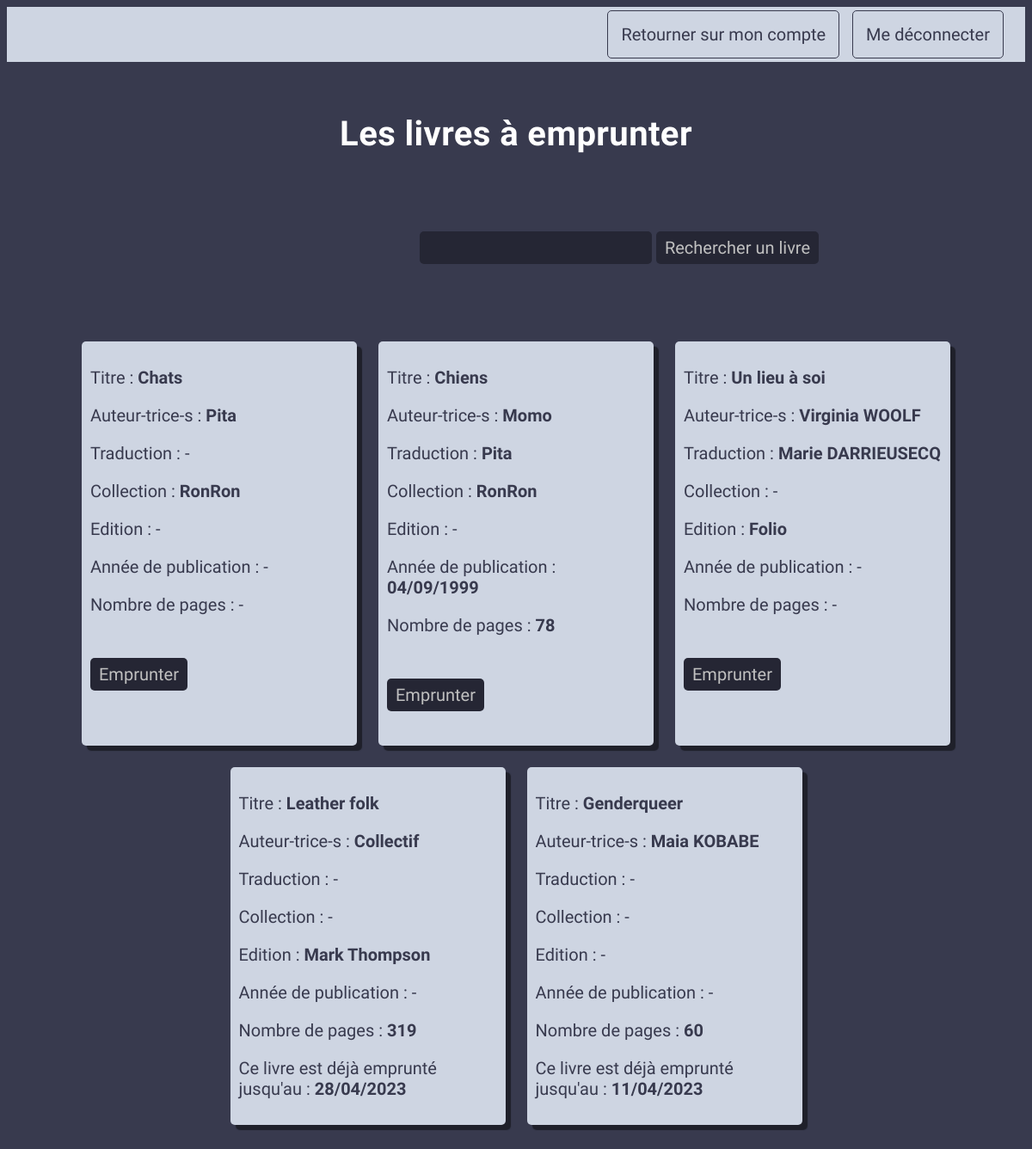
The app's page /list-books.php (signed in) with its own data.
### tables this page shows
CREATE TABLE books (
    id INTEGER PRIMARY KEY AUTOINCREMENT,
    title TEXT NOT NULL,
    author TEXT NOT NULL,
    translator TEXT,
    collection TEXT,
    edition TEXT,
    publication DATE,
    pages INTEGER
, email TEXT NOT NULL, available INTEGER NOT NULL);

### list-books.php (the view, shortened to what this page needs)
<?php
require 'head.php';
?>
<?php
if ($_SESSION['user']) :
?>
    <nav>
        <p><a href="my-account.php">Retourner sur mon compte</a></p>
        <p><a href="logout.php">Me déconnecter</a></p>
    </nav>
    <h1>Les livres à emprunter</h1>
    <?php
    $pdo = new PDO('sqlite:database.sqlite', null, null, [
        PDO::ATTR_ERRMODE => PDO::ERRMODE_EXCEPTION,
        PDO::ATTR_DEFAULT_FETCH_MODE => PDO::FETCH_OBJ
    ]);
    ?>
    <section>
        <form action="" method="POST">
            <input type="text" name="search" />
            <input type="submit" value="Rechercher un livre" />
        </form>
    </section>
    <section>
        <?php
        $search = $pdo->prepare('SELECT * FROM books');
        $search->execute();
        $all_books = $search->fetchAll();
        ?>
        <?php foreach ($all_books as $all_book) :
            if ($all_book->available == 1) : ?>
                <article class="book-card">
                    <p>Titre : <strong><?php echo $all_book->title ?></strong></p>
                    <p>Auteur-trice-s : <strong><?php echo $all_book->author ?></strong></p>
                    <p>Traduction :
                        <?php $translator = $all_book->translator ? "<strong>$all_book->translator</strong>" : "-";
                        echo  $translator; ?>
                    </p>
                    <p>Collection :
                        <?php $collection = $all_book->collection ? "<strong>$all_book->collection</strong>" : "-";
                        echo  $collection; ?>
                    </p>
                    <p>Edition :
                        <?php $edition = $all_book->edition ? "<strong>$all_book->edition</strong>" : "-";
                        echo  $edition; ?>
                    </p>
                    <p>Année de publication :
                        <?php $publication = $all_book->publication ? "<strong>$all_book->publication</strong>" : "-";
                        echo  $publication; ?>
                    </p>
                    <p>Nombre de pages :
                        <?php $pages = $all_book->pages ? "<strong>$all_book->pages</strong>" : "-";
                        echo  $pages; ?>
                    </p>
                    <?php
                    $email = $_SESSION['user']->email;
                    $search = $pdo->prepare('SELECT * FROM borrowed_books WHERE email = :email');
                    $search->execute([
                        'email' => $email
                    ]);
                    $results = $search->fetchAll();
                    $count = count($results);
                    if ($count < 3) :
                    ?>
                        <form action="borrow.php" method="POST">
                            <input type="submit" value="Emprunter" />
                        </form>
                    <?php else : ?>
                        <p>Vous avez déjà 3 ouvrages en cours d'emprunt</p>
                    <?php endif; ?>
                </article>
            <?php endif; ?>
        <?php endforeach; ?>
        <?php
        $query = $pdo->prepare('SELECT books.id, books.title, books.author, books.translator, books.collection, books.edition, books.publication, books.pages, books.email, books.available, borrowed_books.date_return FROM books, borrowed_books WHERE books.id = borrowed_books.book_id');
        $query->execute();
        $books = $query->fetchAll();
        foreach ($books as $book) :
            if ($book->available == 0) : ?>
                <article class="book-card">
                    <p>Titre : <strong><?php echo $book->title ?></strong></p>
                    <p>Auteur-trice-s : <strong><?php echo $book->author ?></strong></p>
                    <p>Traduction :
                        <?php $translator = $book->translator ? "<strong>$book->translator</strong>" : "-";
                        echo  $translator; ?>
                    </p>
                    <p>Collection :
                        <?php $collection = $book->collection ? "<strong>$book->collection</strong>" : "-";
                        echo  $collection; ?>
                    </p>
                    <p>Edition :
                        <?php $edition = $book->edition ? "<strong>$book->edition</strong>" : "-";
                        echo  $edition; ?>
                    </p>
                    <p>Année de publication :
                        <?php $publication = $book->publication ? "<strong>$book->publication</strong>" : "-";
                        echo  $publication; ?>
                    </p>
                    <p>Nombre de pages :
                        <?php $pages = $book->pages ? "<strong>$book->pages</strong>" : "-";
                        echo  $pages; ?>
                    </p>
                    <?php
                    $date_return = stripslashes($book->date_return);
                    if (preg_match('/^\d{4}-\d{2}-\d{2}$/', $date_return)) {
                        $date_return_date = new DateTime($date_return);
                        $date_return_ok = $date_return_date->format('d/m/Y');
                    }
                    ?>
                    <p>Ce livre est déjà emprunté jusqu'au : <strong><?php echo $date_return_ok ?></strong></p>
                </article>
            <?php endif ?>
        <?php endforeach; ?>
    </section>
<?php endif ?>
</body>
</html>

### head.php (shortened to what this page needs)
<!DOCTYPE html>
<html lang="en">
<head>
    <link rel="stylesheet" href="style.css">
</head>
<body>

### style.css (style rules this page uses)
body { background-color: #383a4e; color: white; font-family: 'Dosis', sans-serif; font-size: 20px; }
h1 { text-align: center; margin: 60px auto; font-family: 'Rampart One', cursive; letter-spacing: 0.4px; font-size: 40px; }
nav { display: flex; flex-direction: row; flex-wrap: wrap; gap: 15px; justify-content: right; align-items: baseline; background-color: #ced5e2; color: #16171f; padding-right: 25px; }
a { color: #383a4e; text-decoration: none; border: 1px solid #383a4e; border-radius: 5px; padding: 15px; background: transparent; }
form { margin-left: clamp(30px, 20vw, 400px); }
input { font-family: 'Dosis', sans-serif; font-size: 20px; color: white; background-color: #252634; border-radius: 5px; border: none; padding: 7px 10px; }
input[type="text"], input[type="email"], input[type="password"], input[type="date"], input[type="number"] { width: 250px; }
input[type="submit"] { color: silver; margin: 30px auto; }
section { display: flex; flex-direction: row; flex-wrap: wrap; gap: 25px; justify-content: center; margin: 60px auto; }
article { width: 400px; }
.book-card { width: 300px; border: none; background-color: #ced5e2; border-radius: 5px; box-shadow: 6px 6px 1px #1f202a; color: #383a4e; padding: 10px }
.book-card form { margin-left: 0px; }

### records on screen
books: title "Chats", author "Pita", collection "RonRon"
books: title "Chiens", author "Momo", translator "Pita", collection "RonRon", publication "04/09/1999", pages "78"
books: title "Un lieu à soi", author "Virginia WOOLF", translator "Marie DARRIEUSECQ", edition "Folio"

### other values on screen
$book->title "Leather folk"
$book->author "Collectif"
$book->edition "Mark Thompson"
$book->pages "319"
$date_return_ok "28/04/2023"
$book->title "Genderqueer"
$book->author "Maia KOBABE"
$book->pages "60"
$date_return_ok "11/04/2023"
